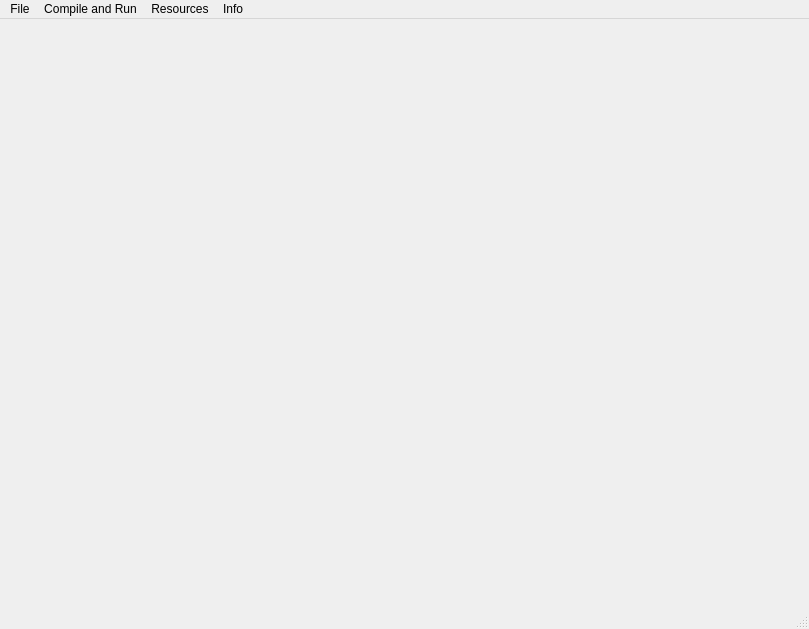
<?xml version="1.0" encoding="UTF-8"?>
<ui version="4.0">
 <class>MainWindow</class>
 <widget class="QMainWindow" name="MainWindow">
  <property name="geometry">
   <rect>
    <x>0</x>
    <y>0</y>
    <width>809</width>
    <height>629</height>
   </rect>
  </property>
  <property name="windowTitle">
   <string>MainWindow</string>
  </property>
  <widget class="QWidget" name="centralWidget"/>
  <widget class="QStatusBar" name="statusBar"/>
  <widget class="QMenuBar" name="menuBar">
   <property name="geometry">
    <rect>
     <x>0</x>
     <y>0</y>
     <width>809</width>
     <height>25</height>
    </rect>
   </property>
   <widget class="QMenu" name="menuFile">
    <property name="title">
     <string>File</string>
    </property>
    <addaction name="actionImport_Full_Program"/>
    <addaction name="separator"/>
    <addaction name="actionExport_Full_Program"/>
    <addaction name="separator"/>
    <addaction name="actionExit"/>
   </widget>
   <widget class="QMenu" name="menuInfo">
    <property name="title">
     <string>Info</string>
    </property>
    <addaction name="actionContact"/>
   </widget>
   <widget class="QMenu" name="menuCompile_Run">
    <property name="title">
     <string>Compile and Run</string>
    </property>
    <addaction name="actionCompile"/>
    <addaction name="actionCompile_and_Run"/>
   </widget>
   <widget class="QMenu" name="menuResources">
    <property name="title">
     <string>Resources</string>
    </property>
    <addaction name="actionIncludes"/>
    <addaction name="actionVariables"/>
   </widget>
   <addaction name="menuFile"/>
   <addaction name="menuCompile_Run"/>
   <addaction name="menuResources"/>
   <addaction name="menuInfo"/>
  </widget>
  <action name="actionImport_Full_Program">
   <property name="text">
    <string>Import xml</string>
   </property>
  </action>
  <action name="actionExport_Full_Program">
   <property name="text">
    <string>Export xml</string>
   </property>
  </action>
  <action name="actionExit">
   <property name="text">
    <string>Exit</string>
   </property>
  </action>
  <action name="actionContact">
   <property name="text">
    <string>Contact</string>
   </property>
  </action>
  <action name="actionCompile">
   <property name="text">
    <string>Compile</string>
   </property>
  </action>
  <action name="actionCompile_and_Run">
   <property name="text">
    <string>Compile and Run</string>
   </property>
  </action>
  <action name="actionIncludes">
   <property name="text">
    <string>Includes</string>
   </property>
  </action>
  <action name="actionVariables">
   <property name="text">
    <string>Variables</string>
   </property>
  </action>
 </widget>
 <layoutdefault spacing="6" margin="11"/>
 <resources/>
 <connections/>
</ui>
